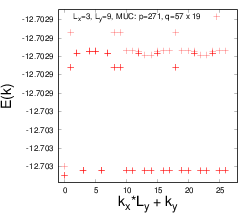

This chart was generated by the following gnuplot code:
set xrange [-1:28]
set yrange [-12.7030371417668:-12.7028490919702]
set xlabel "k_x*L_y + k_y" font "Helvetica,28"
set ylabel "E(k)" font "Helvetica,28"
#set size 1.0, 0.6
set terminal postscript eps size 3.5,3 enhanced colour "Helvetica" 16
set output "fermions_hofstadter_X_57_Y_19_q_271_n_9_x_3_y_9_u_10_gx_0_gy_0_ext.eps"
plot "fermions_hofstadter_X_57_Y_19_q_271_n_9_x_3_y_9_u_10_gx_0_gy_0_ext.dat" using ($1*9+$2):3 title "L_x=3, L_y=9, MUC: p=271, q=57 x 19" with points lc rgbcolor "red" lt 6 pt 1 ps 2
